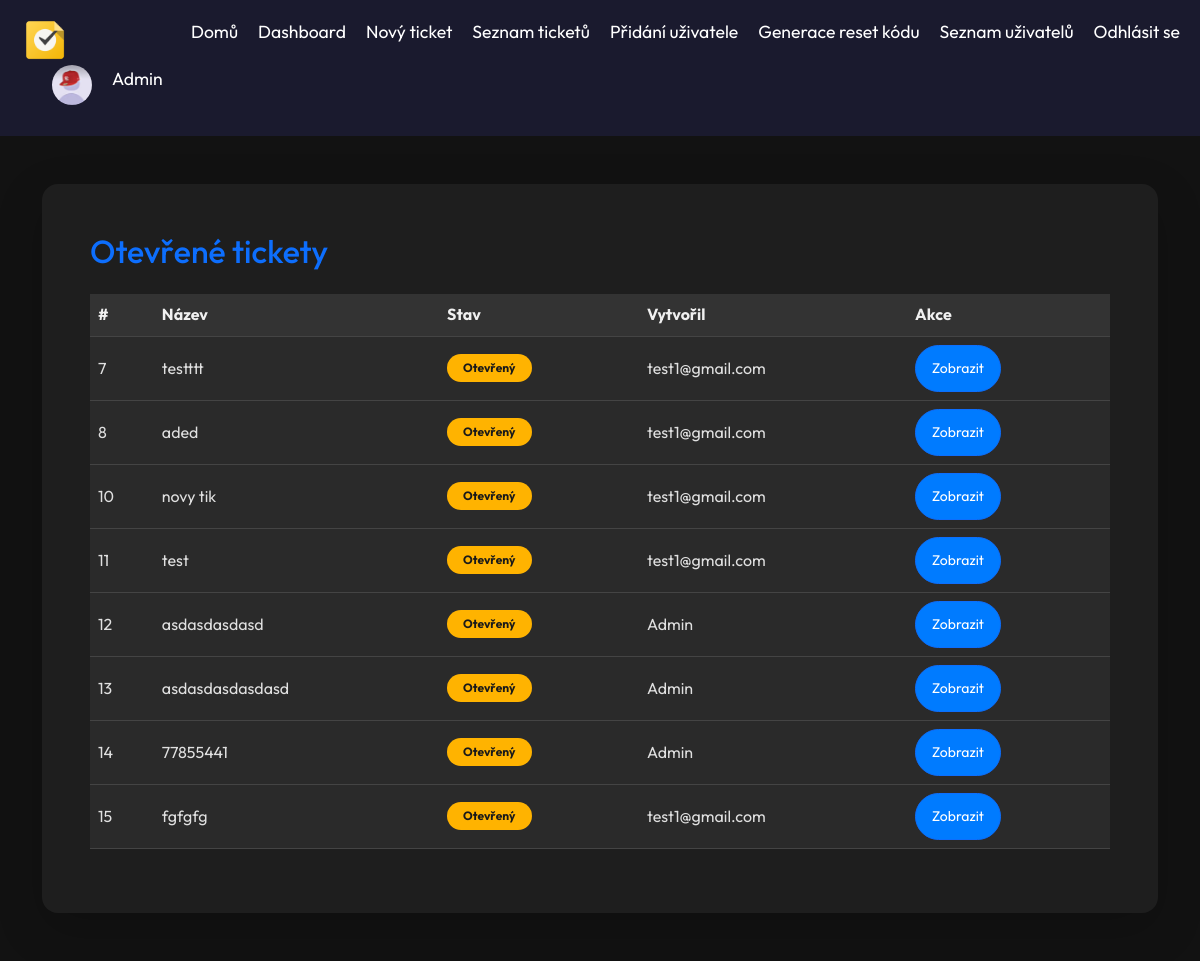
The page /Frontend/dashboard.php (signed in) on the database its author committed.
### tables this page shows
CREATE TABLE `tickets` (
  `id` int(11) NOT NULL,
  `user_id` int(11) NOT NULL,
  `title` varchar(255) NOT NULL,
  `description` text NOT NULL,
  `status` enum('Otevřený','Uzavřený') DEFAULT 'Otevřený',
  `priority` enum('Nízká','Střední','Vysoká') NOT NULL,
  `platform` enum('Windows','Mac','Linux','Android','iPhone') NOT NULL,
  `created_at` datetime NOT NULL,
  `closed_at` datetime DEFAULT NULL
);

CREATE TABLE `users` (
  `id` int(11) NOT NULL,
  `name` varchar(100) NOT NULL,
  `email` varchar(255) NOT NULL,
  `role` varchar(255) NOT NULL,
  `created_at` timestamp NOT NULL DEFAULT current_timestamp(),
  `password` varchar(255) NOT NULL,
  `dark_mode` tinyint(1) DEFAULT 0
);

### Frontend/dashboard.php (the view, shortened to what this page needs)
<?php
include 'db.php';
include 'header.php';
$role = $_SESSION['role'];
if ($role === 'it') {
    $sql = "SELECT tickets.id, tickets.title, tickets.status, users.name
            FROM tickets
            JOIN users ON tickets.user_id = users.id
            WHERE tickets.status = 'Otevřený'
            ORDER BY tickets.id ASC";
} else {
    $sql = "SELECT tickets.id, tickets.title, tickets.status, users.name
            FROM tickets
            JOIN users ON tickets.user_id = users.id
            WHERE tickets.status = 'Otevřený' AND tickets.user_id = ?
            ORDER BY tickets.id ASC";
}
$stmt = $conn->prepare($sql);
$stmt->execute();
$result = $stmt->get_result();
?>
<!DOCTYPE html>
<html lang="cs">
<head>
    <link href="https://cdn.jsdelivr.net/npm/bootstrap@5.3.0/dist/css/bootstrap.min.css" rel="stylesheet">
    <link rel="stylesheet" href="s/style.css">
</head>
<body class="<?= ($_SESSION['dark_mode'] ?? 0) ? 'dark-mode' : '' ?>">
    <div class="container py-5">
        <div class="card shadow-lg border-0 rounded-4">
            <div class="card-body p-5">
                <h2 class="mb-4 text-primary">Otevřené tickety</h2>
                <div class="table-responsive">
                    <table class="table table-hover align-middle">
                        <thead class="table-light">
                            <tr>
                                <th>#</th>
                                <th>Název</th>
                                <th>Stav</th>
                                <th>Vytvořil</th>
                                <th>Akce</th>
                            </tr>
                        </thead>
                        <tbody>
                            <?php if ($result->num_rows > 0): ?>
                                <?php while ($row = $result->fetch_assoc()): ?>
                                    <tr>
                                        <td><?= $row['id'] ?></td>
                                        <td><?= htmlspecialchars($row['title']) ?></td>
                                        <td>
                                            <?php
                                                if ($row['status'] === 'Otevřený') {
                                                    echo '<span class="badge bg-warning text-dark rounded-pill px-3 py-2">Otevřený</span>';
                                                } elseif ($row['status'] === 'Uzavřený') {
                                                    echo '<span class="badge bg-success rounded-pill px-3 py-2">Uzavřený</span>';
                                                } else {
                                                    echo '<span class="badge bg-secondary rounded-pill px-3 py-2">Neznámý</span>';
                                                }
                                            ?>
                                        </td>
                                        <td><?= htmlspecialchars($row['name']) ?></td>
                                        <td>
                                            <a href="ticket_detail.php?id=<?= $row['id'] ?>" class="btn btn-outline-primary btn-sm rounded-pill px-3">
                                                Zobrazit
                                            </a>
                                        </td>
                                    </tr>
                                <?php endwhile; ?>
                            <?php else: ?>
                                <tr>
                                    <td colspan="5" class="text-center text-muted py-4">Žádné otevřené tickety</td>
                                </tr>
                            <?php endif; ?>
                        </tbody>
                    </table>
                </div>
            </div>
        </div>
    </div>
</body>
</html>

### Frontend/s/style.css (style rules this page uses)
:root { --primary-color: #007bff; --dark-color: #1a1a2e; --light-color: #f4f4f4; --text-color: #333; }
* { margin: 0; padding: 0; box-sizing: border-box; font-family: 'Outfit', sans-serif; }
body { background: var(--light-color); color: var(--text-color); line-height: 1.6; }
.btn { background: var(--primary-color); color: white; padding: 12px 24px; text-decoration: none; border-radius: 5px; transition: 0.3s; }
.dark-mode { background-color: #121212 !important; color: #e0e0e0 !important; }
.dark-mode .card { background-color: #1e1e1e !important; color: #e0e0e0 !important; border: 1px solid #333; }
.dark-mode .container { background-color: #121212 !important; }
.dark-mode .table { --bs-table-bg: #2a2a2a; --bs-table-border-color: #444; --bs-table-color: #e0e0e0; }
.dark-mode .table thead { background-color: #333; color: #f0f0f0; }
.dark-mode .table thead th { background-color: #333 !important; color: #f0f0f0 !important; border-color: #444 !important; }
.dark-mode .table td, .dark-mode .table th { border-color: #444; }
.dark-mode .table tbody { background-color: #2c2c2c; color: #e0e0e0; }
.dark-mode .table tbody tr { background-color: #2a2a2a; color: #e0e0e0; }
.dark-mode .badge.bg-warning { background-color: #ffb300 !important; color: #1a1a1a !important; }
.dark-mode { background-color: #121212; color: #e0e0e0; }
.dark-mode .card { background-color: #1e1e1e; color: #e0e0e0; border: 1px solid #333; }
.dark-mode .table { background-color: #2a2a2a; color: #ccc; }
.dark-mode .table tbody tr { background-color: #2c2c2c; color: #e0e0e0; }
.dark-mode .badge.bg-warning { background-color: #ffb300; color: #1a1a1a; }

### Frontend/s/main.css (style rules this page uses)
body { margin: 0; font-family: 'Segoe UI', sans-serif; background-color: #f8f9fa; color: #333; }

### rows shown on the page
tickets: id "7", title "testttt", status "Otevřený", user.name "test1@gmail.com"
tickets: id "8", title "aded", status "Otevřený", user.name "test1@gmail.com"
tickets: id "10", title "novy tik", status "Otevřený", user.name "test1@gmail.com"
tickets: id "11", title "test", status "Otevřený", user.name "test1@gmail.com"
tickets: id "12", title "asdasdasdasd", status "Otevřený", user.name "Admin"
tickets: id "13", title "asdasdasdasdasd", status "Otevřený", user.name "Admin"
tickets: id "14", title "77855441", status "Otevřený", user.name "Admin"
tickets: id "15", title "fgfgfg", status "Otevřený", user.name "test1@gmail.com"

### other values the page prints
$jmeno "Admin"
